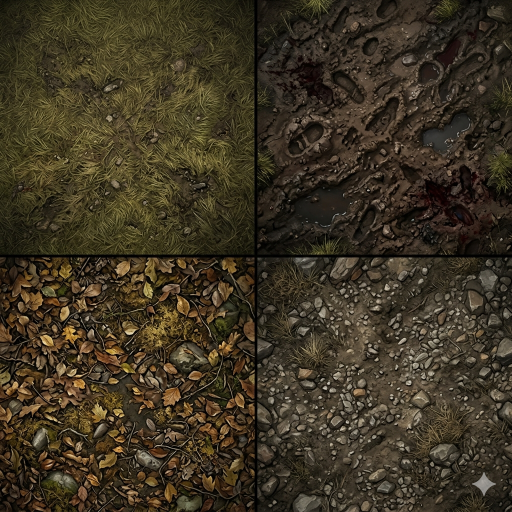
#> input picture assets/terrain/ai_raw/terrain_4grid.png, 1024 x 1024 px (shown at 1/2 size)
$ python gen_biome_atlas.py
#> lines starting #> are read from the running program, lines starting #| are printed output that depends on the picture
#!/usr/bin/env python3
"""
gen_biome_atlas.py — 把 AI 生成的 4-grid 战场地形拼图加工成 4 张 biome 大纹理。

输入：assets/terrain/ai_raw/terrain_4grid.png  （2×2 拼图）
        左上 grass / 右上 dirt
        左下 leaf  / 右下 rocky

输出：assets/terrain/ai/atlas/
        grass.png / dirt.png / leaf.png / rocky.png   （1024×1024 RGB，seamless）

—— 设计要点（消除万花筒/对称伪影） ——

之前用 4×4 mirror tile + Godot TEXTURE_REPEAT_MIRROR 的方案存在严重副作用：
镜像在每个角点处形成 4 重对称中心，整张 atlas 出现明显的"星星/钻石"图案，
配合 atlas wrap 边界的 MIRROR 又叠加放大，肉眼能直接数出无数对称轴。

正确做法是 **让 atlas 真正无缝**，全程不依赖任何镜像，平铺即连续：
  1) Offset+Feather 法构造无缝纹理：
     - 把图像循环移位 (W/2, H/2)，原本在边缘的内容现在到了中心
     - 用平滑 alpha mask（中心 1.0、边缘 0.0）把原图与移位图混合
     - 结果：边缘像素 = 来自中心区域的内容；左右/上下边缘对应的就是同一段中心内容
     - 平铺时左边缘紧挨右边缘 = 同一段内容连续 → 无可见接缝
  2) Godot 端用 TEXTURE_REPEAT_ENABLED（普通 wrap，不是 MIRROR）
     - 没有镜像就没有对称轴，绝不出现万花筒图案

加工管线（每个 biome）：
  a) 切 quadrant + center crop 到正方形
  b) 缩到 ATLAS_SIZE×ATLAS_SIZE  ← 主体物适中（约 hex 大小）
  c) 多轮光照展平（去中心暗辐射 / 残留亮斑）
  d) 轻锐化 + 微对比度
  e) Offset+Feather 制作无缝纹理（不做任何镜像/4×4 平铺）
"""
import os
import sys
import numpy as np
from PIL import Image, ImageFilter, ImageEnhance

ROOT = os.path.dirname(os.path.dirname(os.path.dirname(os.path.abspath(__file__))))
SRC_PATH = os.path.join(ROOT, "assets", "terrain", "ai_raw", "terrain_4grid.png")
OUT_DIR = os.path.join(ROOT, "assets", "terrain", "ai", "atlas")

ATLAS_SIZE = 1024  # 输出分辨率（也即内容尺度：1024 atlas px → 配合 uv_scale=1/256，主体物 ≈ 1 hex）

QUADRANTS = {
    "grass": (0, 0),
    "dirt":  (1, 0),
    "leaf":  (0, 1),
    "rocky": (1, 1),
}


def _flatten_lighting(img: Image.Image, blur_frac: float = 0.30) -> Image.Image:
    """单轮光照展平：用大半径模糊估计低频光照场，把整图除以光照场归一化。"""
    rgb = np.asarray(img.convert("RGB"), dtype=np.float32) / 255.0
    blur_radius = max(img.size) * blur_frac
    light = img.convert("L").filter(ImageFilter.GaussianBlur(radius=blur_radius))
    light_arr = np.asarray(light, dtype=np.float32) / 255.0
    light_arr = np.clip(light_arr, 0.15, 1.0)
    target = float(np.asarray(img.convert("L"), dtype=np.float32).mean()) / 255.0
    factor = (target / light_arr)[:, :, None]
    out = rgb * factor
    out = np.clip(out, 0.0, 1.0)
    return Image.fromarray((out * 255.0).astype("uint8"), "RGB")


def _smooth_ramp(L: int, edge_frac: float) -> np.ndarray:
    """生成平滑 alpha：中央 1.0，两端各 edge_frac*L 长度内余弦平滑过渡到 0.0。"""
    a = np.ones(L, dtype=np.float32)
    edge = max(1, int(L * edge_frac))
    for i in range(edge):
        t = i / float(edge)  # 0 在最外缘，1 在内边界
        a[i] = 0.5 - 0.5 * np.cos(np.pi * t)  # 0→1 余弦
        a[L - 1 - i] = a[i]
    return a


def _make_seamless(img: Image.Image, feather_frac: float = 0.25) -> Image.Image:
    """
    分轴 1D Offset+Feather 法做无缝纹理（no mirror、no seam leak）。

    背景：早期版本用 2D 外积 alpha = ax(x)*ay(y)，结果在 (y=H/2, x=0) 这类
    "shifted 自身 seam 与 alpha=0 重合"的位置，shifted 内部 seam 直接泄露到
    输出，atlas 中央 row 511↔512 出现 ~19/255 的横向跳变 → 屏幕上一条水平线。

    正确做法：分轴两次 1D 处理，每次只 roll 一个轴，shifted 的 seam 始终落在
    alpha=1 的区域里，永远不会泄露。

    步骤：
      Step 1（水平方向无缝化）：
        shifted_h = roll(arr, W/2, axis=1)  ← 只 x shift，y 不变
        alpha_x   = 1 在中心 50% 列，余弦渐降到 0 在最外列
        out1 = arr * alpha_x + shifted_h * (1 - alpha_x)
        - shifted_h 的 seam 在 x=W/2 这一列，那里 alpha_x=1 → seam 完全屏蔽
        - 左右边缘 alpha_x=0 → 输出 = shifted_h[edge] = arr 的中央相邻列
          → 左右边缘对应原图相邻像素 → 平铺时 wrap 处连续
        - 垂直方向 (y) 完全没动，y 边缘原来啥样还啥样

      Step 2（垂直方向无缝化）：
        shifted_v = roll(out1, H/2, axis=0)  ← 只 y shift
        alpha_y   = 1 在中心 50% 行，余弦渐降到 0 在最外行
        out2 = out1 * alpha_y + shifted_v * (1 - alpha_y)
        - 同理 shifted_v 的 seam 在 y=H/2 行，那里 alpha_y=1 → seam 屏蔽
        - 上下边缘 alpha_y=0 → 输出 = out1 的中央相邻行 → 上下 wrap 连续
        - 不影响 x 方向无缝（step 2 不在 x 方向 shift）

    最终四个边缘都无缝、内部无任何 seam 泄露。
    """
    arr = np.asarray(img, dtype=np.float32)
    H, W = arr.shape[:2]

    # Step 1：水平无缝
    shifted_h = np.roll(arr, W // 2, axis=1)
    ax = _smooth_ramp(W, feather_frac)[None, :, None]   # (1, W, 1)
    out1 = arr * ax + shifted_h * (1.0 - ax)

    # Step 2：垂直无缝
    shifted_v = np.roll(out1, H // 2, axis=0)
    ay = _smooth_ramp(H, feather_frac)[:, None, None]   # (H, 1, 1)
    out2 = out1 * ay + shifted_v * (1.0 - ay)

    out = np.clip(out2, 0.0, 255.0).astype(np.uint8)
    return Image.fromarray(out, "RGB")


def _process_biome(quad: Image.Image) -> Image.Image:
    # 1) center crop 取 1:1 区域
    qw, qh = quad.size
    side = min(qw, qh)
    cx, cy = qw // 2, qh // 2
    flat = quad.crop((cx - side // 2, cy - side // 2, cx + side // 2, cy + side // 2))
    # 2) 缩到 ATLAS_SIZE
    flat = flat.resize((ATLAS_SIZE, ATLAS_SIZE), Image.LANCZOS)
    # 3) 光照展平：第 1 轮去大尺度光照，第 2 轮去残留中尺度亮斑
    flat = _flatten_lighting(flat, blur_frac=0.35)
    flat = _flatten_lighting(flat, blur_frac=0.18)
    # 4) 轻锐化
    flat = flat.filter(ImageFilter.UnsharpMask(radius=1.0, percent=60, threshold=2))
    # 5) 微提对比度
    flat = ImageEnhance.Contrast(flat).enhance(1.05)
    # 6) Offset+Feather 做无缝（不做任何镜像/平铺）
    flat = _make_seamless(flat, feather_frac=0.25)
    return flat


def main() -> int:
    if not os.path.exists(SRC_PATH):
        print(f"[ERR] 原图不存在: {SRC_PATH}", file=sys.stderr)
        return 1
    src = Image.open(SRC_PATH).convert("RGB")
#> src is the input picture: PIL image 1024x1024 RGB; mean R, G, B 61.5, 52.5, 35.2
    sw, sh = src.size
#> sw = 1024; sh = 1024
    print(f"[input] {SRC_PATH}  {sw}×{sh}")
#| [input] assets/terrain/ai_raw/terrain_4grid.png  1024×1024

    half_w, half_h = sw // 2, sh // 2
#> half_w = 512; half_h = 512
    os.makedirs(OUT_DIR, exist_ok=True)

    for name, (col, row) in QUADRANTS.items():
        x0 = col * half_w
        y0 = row * half_h
        quad = src.crop((x0, y0, x0 + half_w, y0 + half_h))
        atlas = _process_biome(quad)
        out_path = os.path.join(OUT_DIR, f"{name}.png")
        atlas.save(out_path, optimize=True)
        print(f"  -> {out_path}  ({ATLAS_SIZE}×{ATLAS_SIZE}, seamless via offset+feather)")
#> this loop made 4 passes
#> pass 1, in main, `quad = src.crop((x0, y0, x0 + half_w, y0 + half_h))`:
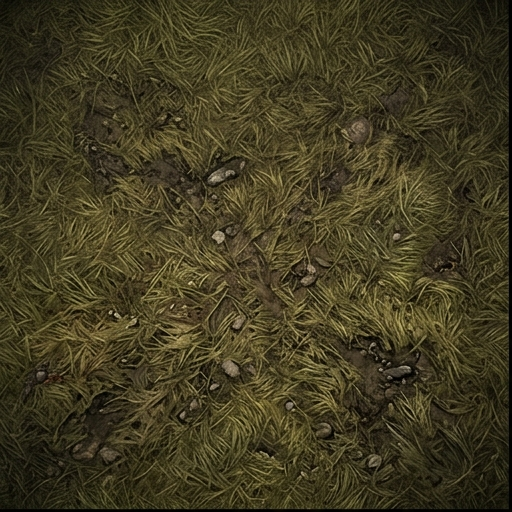
#> quad: PIL image 512x512 RGB; mean R, G, B 65.3, 58.9, 32.8
#> pass 1, in _flatten_lighting, `light = img.convert("L").filter(ImageFilter.GaussianBlur(radius=blur_r..`:
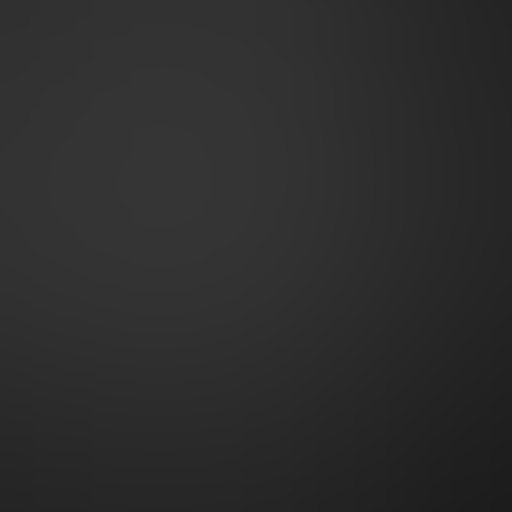
#> light: PIL image 1024x1024 L (shown at 1/2 size); min 28, max 53, mean 44.7
#> after the loop:
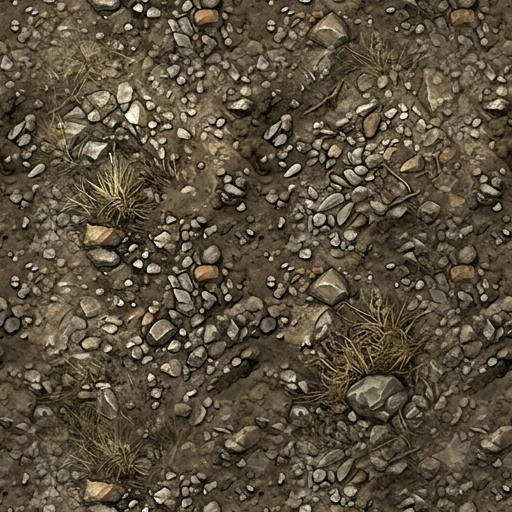
#> atlas: PIL image 1024x1024 RGB (shown at 1/2 size); mean R, G, B 90, 79.4, 61
#> after the loop:
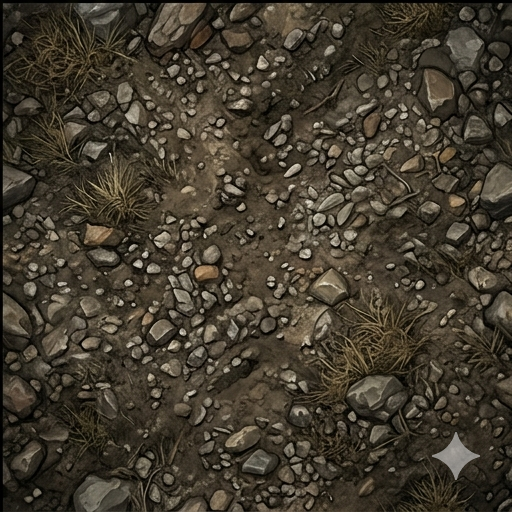
#> quad: PIL image 512x512 RGB; mean R, G, B 66.8, 59.6, 46.4

    print(f"[done] 4 atlases written to {OUT_DIR}")
#| [done] 4 atlases written to assets/terrain/ai/atlas
    return 0


if __name__ == "__main__":
    sys.exit(main())
#> (the program exits here)
